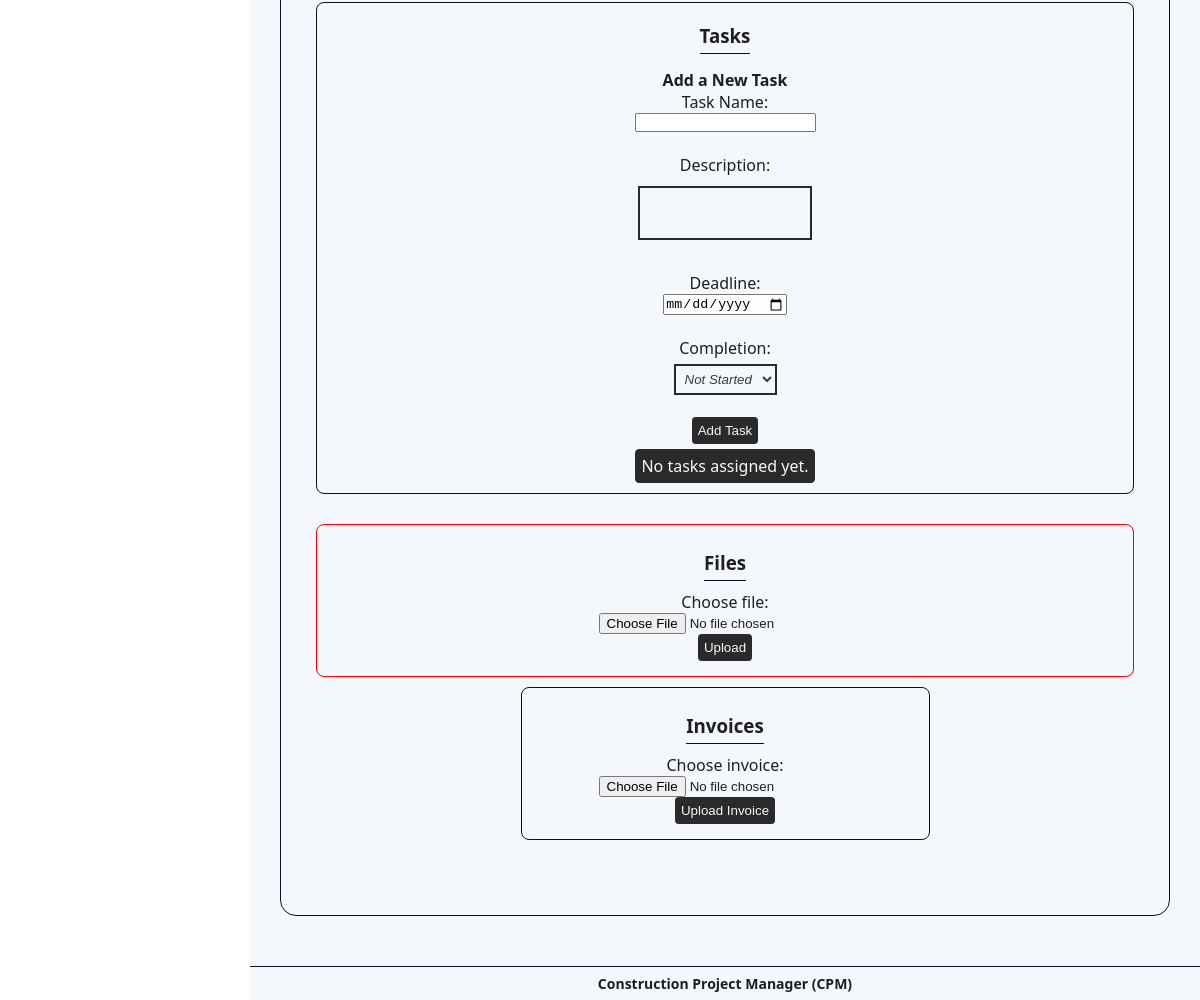
Before: /view-project/4 (signed in, lower part) with the older database file.
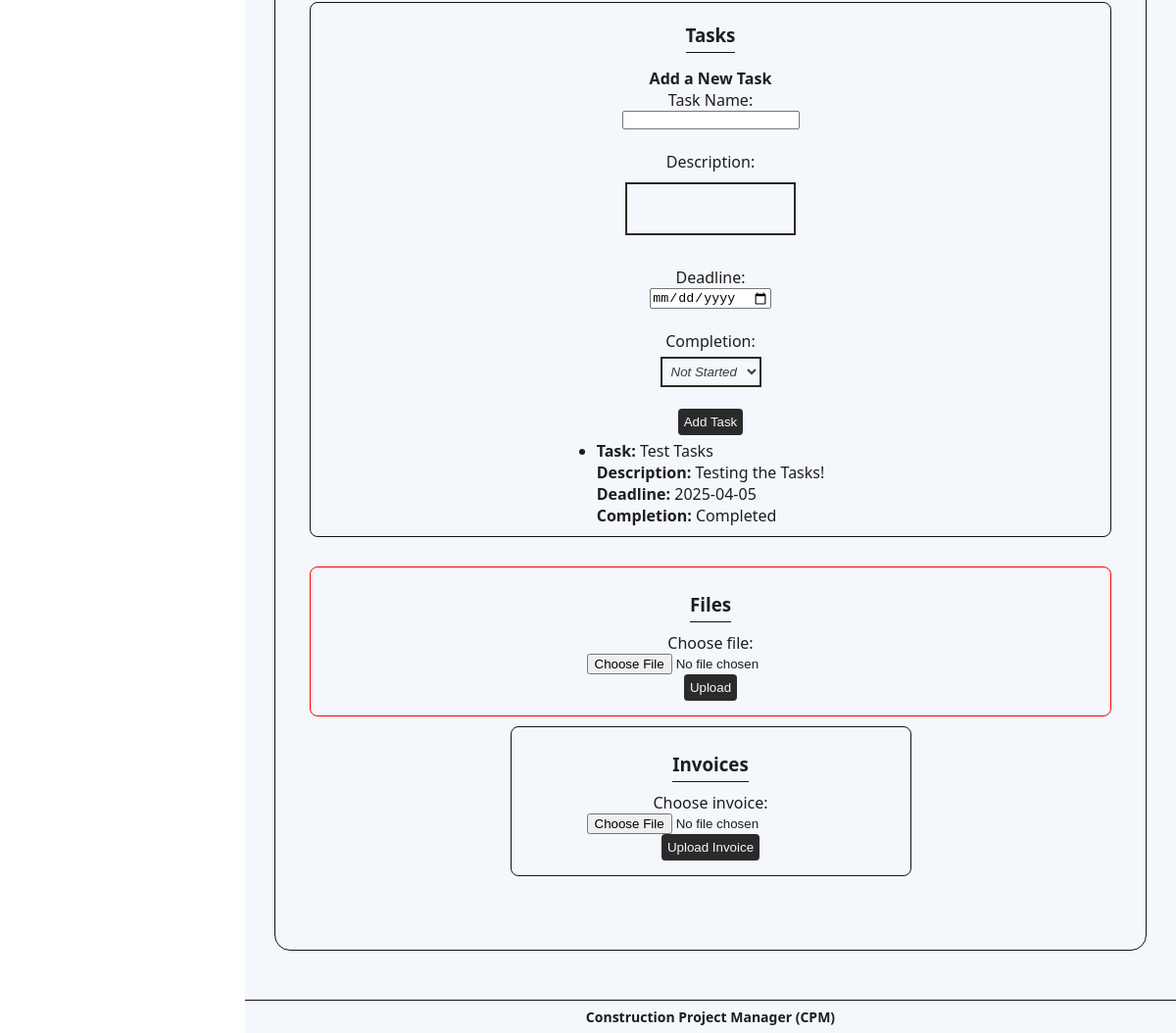
After: the same page with the newer database file.
### website/models.py (models this page shows)
class Task(db.Model): # Model to allow contractors to assign tasks
    id = db.Column(db.Integer, primary_key=True)
    date_created = db.Column(db.DateTime(timezone=True), default=func.now())
    name = db.Column(db.String(100), nullable=False)
    description = db.Column(db.Text, nullable=True)
    deadline = db.Column(db.Date, nullable=True) # Task Deadline
    completion = db.Column(Enum('Completed', 'In Progress', 'Canceled', name='completion_status'), nullable=False, default='In Progress')
    project_id = db.Column(db.Integer, db.ForeignKey('project.id'), nullable=False) # Foreign Key

### website/views.py (the view)
@views.route('/view-project/<int:project_id>', methods=['GET', 'POST'])
@login_required
def view_project(project_id):
    project = Project.query.get(project_id)
    subcontractors = [assignment.subcontractor for assignment in project.subcontractors]
    tasks = Task.query.filter_by(project_id=project_id).all()
    return render_template("project.html", project=project, subcontractors=subcontractors, user=current_user, tasks=tasks)

### website/context_processors.py (called while the page is built)
def unread_message_count():
    if current_user.is_authenticated:
        return Message.query.filter_by(receiver_id=current_user.id, is_read=False).count()
    return 0

### website/templates/project.html (shortened to what this page needs)
{% extends 'base.html' %}
{% block content %}
<section class="main-content-section" id="project-details">
  <section class="sub-sections bottom-section">
    <section class="sub-sections" id="task-sub-section">
      <h3>Tasks</h3>
      <form method="POST" action="{{ url_for('views.add_task', project_id=project.id) }}">
        <h4>Add a New Task</h4>
        <label for="task-name">Task Name:</label>
        <input type="text" name="task-name" id="task-name" required /><br />
        <label for="task-description">Description:</label>
        <textarea name="task-description" id="task-description" rows="3"></textarea><br />
        <label for="task-deadline">Deadline:</label>
        <input type="date" name="task-deadline" id="task-deadline" required /><br />
        <label for="task-completion">Completion:</label>
        <select name="task-completion" id="task-completion" required>
          <option value="Not Started">Not Started</option>
        </select><br />
        <button type="submit">Add Task</button>
      </form>
      <ul>
        {% for task in tasks %}
        <li>
          <strong>Task:</strong> {{ task.name }} <br />
          <strong>Description:</strong> {{ task.description or "No description provided" }} <br />
          <strong>Deadline:</strong> {{ task.deadline }} <br />
          <strong>Completion:</strong> {{ task.completion }}
        </li>
        {% else %}
        <p>No tasks assigned yet.</p>
        {% endfor %}
      </ul>
    </section>
    <section class="sub-sections" id="file-upload-sub-section">
      <form
        action="{{ url_for('file_upload.upload_file', project_id=project.id) }}"
        method="post"
        enctype="multipart/form-data"
      >
        <h3>Files</h3>
        <label for="file">Choose file:</label>
        <input type="file" name="file" id="file" required />
        <button type="submit">Upload</button>
      </form>
    </section>
    <section class="sub-sections" id="invoice-upload-sub-section">
    <form
      <form action="{{ url_for('views.upload_invoice', project_id=project.id) }}" method="post" enctype="multipart/form-data">
          <h3>Invoices</h3>
          <label for="invoice">Choose invoice:</label>
          <input type="file" name="invoice" id="invoice" required />
          <button type="submit">Upload Invoice</button>
      </form>
     </section>
  </section>
</section>
{% endblock %}

### website/templates/base.html (shortened to what this page needs)
<!DOCTYPE html>
<html lang="en">
  <head>
    <link
      rel="stylesheet"
      href="{{ url_for('static', filename='css/style.css') }}"
    />
  </head>
  <body>
    <main>
      {% block content %}{% endblock %}
    </main>
    {% if current_user.is_authenticated %}
    <footer>Construction Project Manager (CPM)</footer>
    {% endif %}
  </body>
</html>

### website/static/css/style.css (style rules this page uses)
:root { --base-clr: #f4f7fb; --line-clr: #11121a; --accent-clr: #2a2a2a; --text-clr: #1e1e1e; --text-faded-clr: #3a3a3a; --text-inactive-clr: #aaa; --hover-text-clr: #e0e6ed; --tertiary-text-clr: #000000; --icon-clr: #131313; --icon-form-clr: #e0e6ed; --transparent-bg-clr: #343a402d; --transparent-border-clr: #343a4012; --secondary-tp-bg-clr: #0066cc23; --secondary-border-bg-clr: #0066cc21; --form-bg-clr: #c1c1c160; --hover-clr: #3a7ca5c7; --hover-fade-clr: #3a7ca55a; --hover-bright-clr: #3a7ca5; --icon-hover-clr: #e0e6ed; --success-text-clr: #121813; --success-background-clr: #28a74668; --faded-success-background-clr: #28a74622; --success-border-clr: #005714; --error-text-clr: #4d1a20; --error-background-clr: #c62b3d68; --faded-error-background-clr: #c62b3d22; --error-border-clr: #870413; --active-clr: #2e8dbd; --deleting-clr: #ff2e46ca; --creating-clr: #28da51ca; --info-clr: #2196f3; --filter-clr: #8c90f4; --not-yet-started-clr: #007bff; --on-hold-clr: #ffa500; --in-progress-clr: #ffff00; --completed-clr: #00ff00; --canceled-clr: #ff0000; }
*, *::before, *::after { margin: 0; padding: 0; box-sizing: border-box; }
html { font-family: "Segoe UI", Tahoma, Geneva, Verdana, sans-serif; font-size: 16px; }
body { display: grid; min-height: 100vh; min-height: 100dvh; grid-template-columns: auto 1fr; grid-template-rows: auto 1fr auto; grid-template-areas: "navbar navbar" "sidebar main" "sidebar footer"; }
main { grid-area: main; padding: min(30px, 7%); display: flex; justify-content: flex-start; align-items: center; flex-direction: column; background-color: var(--base-clr); color: var(--text-clr); transition: margin 0.3s ease; }
.main-content-section { width: 100%; padding: 25px; border-radius: 1em; }
.main-content-section, .sub-sections { display: flex; justify-content: center; align-items: center; flex-direction: column; border: 1px solid var(--line-clr); margin-bottom: 20px; }
.sub-sections { padding: 10px; border-radius: 0.5em; width: 50%; }
#subcontractors-sub-section, #task-sub-section, #file-upload-sub-section { width: 100%; }
#project-details h3 { text-align: center; margin-bottom: 10px; padding-bottom: 5px; border-bottom: 1px solid var(--line-clr); }
#project-details form { display: flex; flex-direction: column; align-items: center; padding: 0 10px 5px 10px; margin-top: 5px; }
#project-details form textarea { border: 2px solid var(--accent-clr); background-color: var(--base-clr); font-style: italic; padding: 5px 5px 0 5px; margin-top: 10px; margin-bottom: 10px; resize: none; white-space: nowrap; overflow-x: auto; overflow-y: hidden; }
#project-details form select { margin-top: 5px; }
#project-details button { padding: 5px; color: var(--base-clr); background-color: var(--accent-clr); border: 1px solid var(--accent-clr); border-radius: 0.25em; }
#project-details .top-section, #project-details .bottom-section { width: 100%; gap: 10px; }
#project-details .bottom-section { border: none; padding-top: 5px; }
#project-details h3 { margin-top: 10px; }
#project-details select { border: 2px solid var(--accent-clr); padding: 5px; color: var(--text-faded-clr); font-style: italic; background-color: var(--base-clr); }
#project-details #file-upload-sub-section { display: flex; border-color: red; margin: 0; }
footer { grid-area: footer; display: flex; justify-content: center; padding: 0.5em; font-size: 14px; background-color: var(--base-clr); border-top: 1px solid var(--line-clr); color: var(--text-clr); font-weight: bold; }

Changed rows visible on the page:
added Task: name "Test Tasks", description "Testing the Tasks!", deadline "2025-04-05", completion "Completed"
Other visible differences:
text no longer shown: "No tasks assigned yet."
